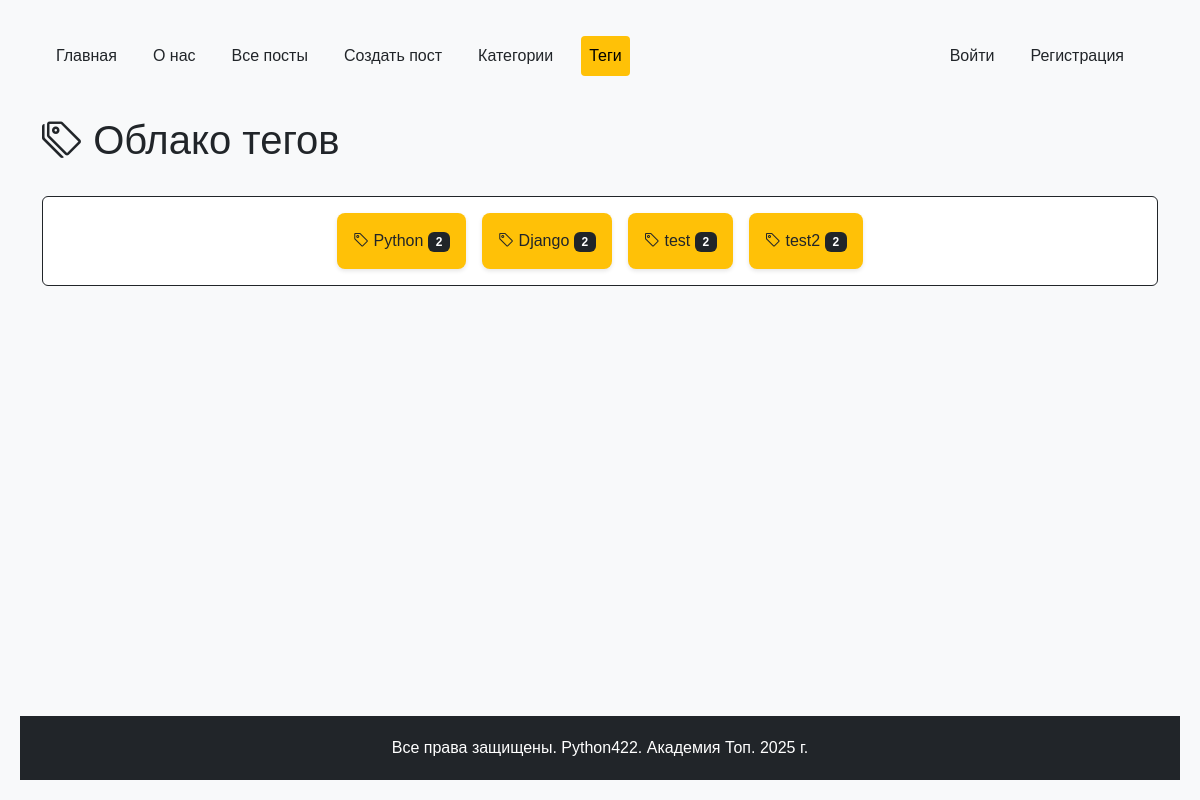
The app's page /posts/tags/, older data.
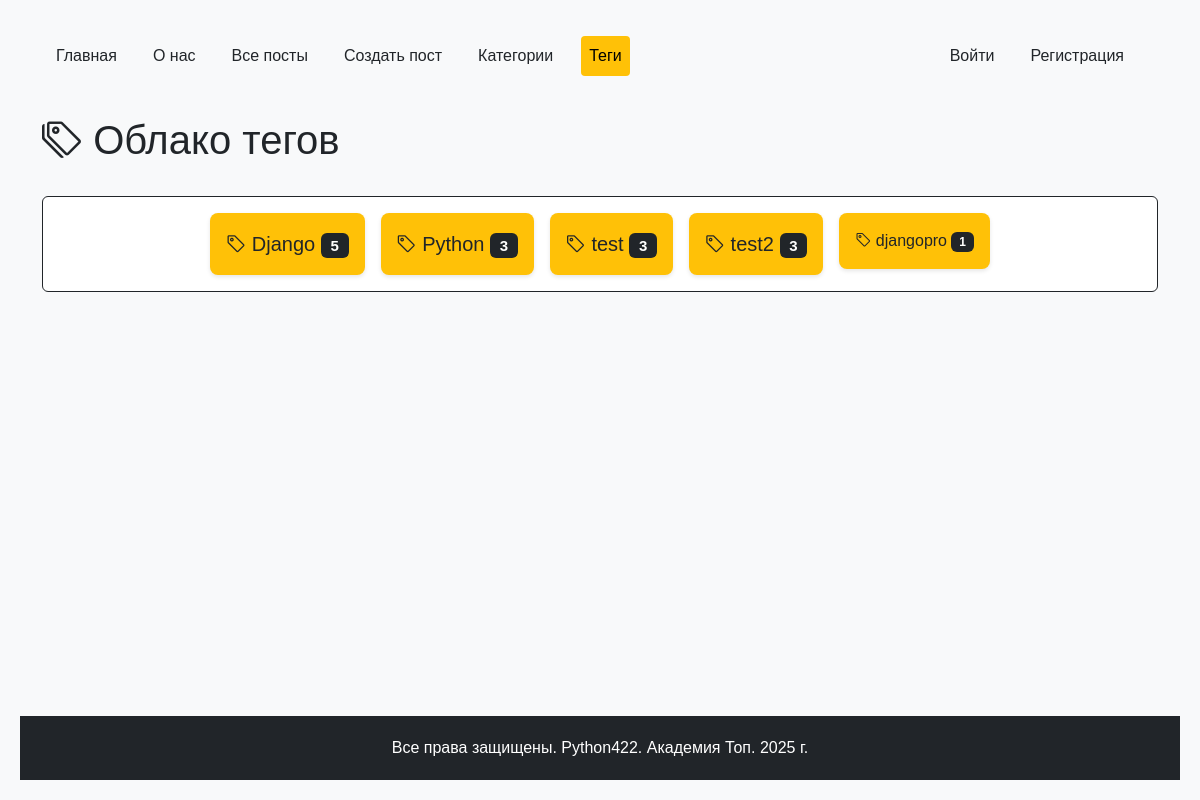
The same page, newer data.
### python_blog/models.py (models this page shows, shortened)
class Tag(models.Model):
    name = models.CharField(max_length=100, verbose_name="Название")
    slug = models.SlugField(max_length=250, unique=True, verbose_name="Слаг")
    def get_absolute_url(self):
        return reverse("blog:tag_detail", args=[self.slug])
    class Meta:
        verbose_name = "Тег"
        verbose_name_plural = "Теги"
        ordering = ["name"]

### python_blog/views.py (the view)
# urls.py: path('tags/', catalog_tags, name='tags'),
def catalog_tags(request):
    tags = Tag.objects.annotate(posts_count=Count('posts')).order_by('-posts_count')
    context = {
        'tags': tags,
        'title': 'Теги блога',
        'active_menu': 'tags'
    }
    return render(request, 'python_blog/catalog_tags.html', context)

### python_blog/context_processors.py (called while the page is built)
def menu_items(request):
    menu = [
    {"title": "Главная", "url_name": "main"},
    {"title": "О нас", "url_name": "about"},
    {"title": "Все посты", "url_name": "blog:posts"},
    {"title": "Создать пост", "url_name": "blog:post_create"},
    {"title": "Категории", "url_name": "blog:categories"},
    {"title": "Теги", "url_name": "blog:tags"},
]
    current_url_name = request.resolver_match.view_name
    for item in menu:
        item['is_active'] = current_url_name == item['url_name']
    return {'menu_items': menu}

### python_blog/templates/python_blog/catalog_tags.html (shortened to what this page needs)
{% extends "base.html" %}
{% block content %}
<div class="container mt-4">
    <div class="row mb-4">
        <div class="col-12">
            <h1 class="text-dark"><i class="bi bi-tags"></i> Облако тегов</h1>
        </div>
    </div>
    <div class="row">
        <div class="col-12">
            <div class="card border-dark">
                <div class="card-body">
                    <div class="tag-cloud d-flex flex-wrap gap-3 justify-content-center">
                        {% for tag in tags %}
                            <a href="{{ tag.get_absolute_url }}"
                               class="text-decoration-none">
                                <div class="tag-item p-3 bg-warning text-dark rounded-3
                                            {% if tag.posts_count > 10 %}fs-3
                                            {% elif tag.posts_count > 5 %}fs-4
                                            {% elif tag.posts_count > 2 %}fs-5
                                            {% else %}fs-6{% endif %}">
                                    <i class="bi bi-tag"></i>
                                    {{ tag.name }}
                                    <span class="badge bg-dark text-white">
                                        {{ tag.posts_count }}
                                    </span>
                                </div>
                            </a>
                        {% empty %}
                            <div class="alert alert-warning w-100 text-center">
                                <i class="bi bi-info-circle"></i> Теги пока не добавлены
                            </div>
                        {% endfor %}
                    </div>
                </div>
            </div>
        </div>
    </div>
</div>
{% endblock %}

Row changes from the older to the newer data that the page shows:
shown differently, row unchanged: Tag "Django": posts_count "2" → "5"; moves up the list
computed for Tag "Python": posts_count "2" → "3"
computed for Tag "test": posts_count "2" → "3"
computed for Tag "test2": posts_count "2" → "3"
added Tag: name "djangopro", posts_count "1"
